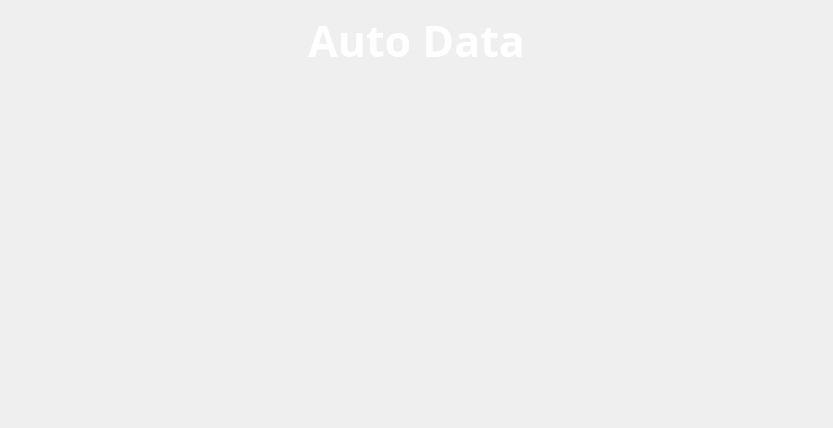
<?xml version="1.0" encoding="UTF-8"?>
<ui version="4.0">
 <class>AutoScouting</class>
 <widget class="QWidget" name="AutoScouting">
  <property name="geometry">
   <rect>
    <x>0</x>
    <y>0</y>
    <width>833</width>
    <height>428</height>
   </rect>
  </property>
  <property name="font">
   <font>
    <family>Noto Sans</family>
    <pointsize>20</pointsize>
   </font>
  </property>
  <property name="windowTitle">
   <string>Form</string>
  </property>
  <layout class="QGridLayout" name="gridLayout">
   <item row="0" column="0" colspan="2">
    <widget class="QLabel" name="label">
     <property name="palette">
      <palette>
       <active>
        <colorrole role="WindowText">
         <brush brushstyle="SolidPattern">
          <color alpha="255">
           <red>255</red>
           <green>255</green>
           <blue>255</blue>
          </color>
         </brush>
        </colorrole>
        <colorrole role="Button">
         <brush brushstyle="SolidPattern">
          <color alpha="255">
           <red>255</red>
           <green>0</green>
           <blue>255</blue>
          </color>
         </brush>
        </colorrole>
        <colorrole role="Light">
         <brush brushstyle="SolidPattern">
          <color alpha="255">
           <red>255</red>
           <green>255</green>
           <blue>255</blue>
          </color>
         </brush>
        </colorrole>
        <colorrole role="Midlight">
         <brush brushstyle="SolidPattern">
          <color alpha="255">
           <red>202</red>
           <green>202</green>
           <blue>202</blue>
          </color>
         </brush>
        </colorrole>
        <colorrole role="Dark">
         <brush brushstyle="SolidPattern">
          <color alpha="255">
           <red>0</red>
           <green>0</green>
           <blue>0</blue>
          </color>
         </brush>
        </colorrole>
        <colorrole role="Mid">
         <brush brushstyle="SolidPattern">
          <color alpha="255">
           <red>255</red>
           <green>255</green>
           <blue>255</blue>
          </color>
         </brush>
        </colorrole>
        <colorrole role="Text">
         <brush brushstyle="SolidPattern">
          <color alpha="255">
           <red>255</red>
           <green>255</green>
           <blue>255</blue>
          </color>
         </brush>
        </colorrole>
        <colorrole role="ButtonText">
         <brush brushstyle="SolidPattern">
          <color alpha="255">
           <red>0</red>
           <green>0</green>
           <blue>0</blue>
          </color>
         </brush>
        </colorrole>
        <colorrole role="Base">
         <brush brushstyle="SolidPattern">
          <color alpha="255">
           <red>0</red>
           <green>0</green>
           <blue>0</blue>
          </color>
         </brush>
        </colorrole>
        <colorrole role="Window">
         <brush brushstyle="SolidPattern">
          <color alpha="255">
           <red>0</red>
           <green>0</green>
           <blue>0</blue>
          </color>
         </brush>
        </colorrole>
        <colorrole role="Shadow">
         <brush brushstyle="SolidPattern">
          <color alpha="255">
           <red>20</red>
           <green>84</green>
           <blue>118</blue>
          </color>
         </brush>
        </colorrole>
        <colorrole role="AlternateBase">
         <brush brushstyle="SolidPattern">
          <color alpha="255">
           <red>20</red>
           <green>20</green>
           <blue>20</blue>
          </color>
         </brush>
        </colorrole>
       </active>
       <inactive>
        <colorrole role="WindowText">
         <brush brushstyle="SolidPattern">
          <color alpha="255">
           <red>255</red>
           <green>255</green>
           <blue>255</blue>
          </color>
         </brush>
        </colorrole>
        <colorrole role="Button">
         <brush brushstyle="SolidPattern">
          <color alpha="255">
           <red>255</red>
           <green>0</green>
           <blue>255</blue>
          </color>
         </brush>
        </colorrole>
        <colorrole role="Light">
         <brush brushstyle="SolidPattern">
          <color alpha="255">
           <red>255</red>
           <green>255</green>
           <blue>255</blue>
          </color>
         </brush>
        </colorrole>
        <colorrole role="Dark">
         <brush brushstyle="SolidPattern">
          <color alpha="255">
           <red>0</red>
           <green>0</green>
           <blue>0</blue>
          </color>
         </brush>
        </colorrole>
        <colorrole role="Text">
         <brush brushstyle="SolidPattern">
          <color alpha="255">
           <red>255</red>
           <green>255</green>
           <blue>255</blue>
          </color>
         </brush>
        </colorrole>
        <colorrole role="ButtonText">
         <brush brushstyle="SolidPattern">
          <color alpha="255">
           <red>0</red>
           <green>0</green>
           <blue>0</blue>
          </color>
         </brush>
        </colorrole>
        <colorrole role="Base">
         <brush brushstyle="SolidPattern">
          <color alpha="255">
           <red>0</red>
           <green>0</green>
           <blue>0</blue>
          </color>
         </brush>
        </colorrole>
        <colorrole role="Window">
         <brush brushstyle="SolidPattern">
          <color alpha="255">
           <red>0</red>
           <green>0</green>
           <blue>0</blue>
          </color>
         </brush>
        </colorrole>
        <colorrole role="Shadow">
         <brush brushstyle="SolidPattern">
          <color alpha="255">
           <red>20</red>
           <green>84</green>
           <blue>118</blue>
          </color>
         </brush>
        </colorrole>
        <colorrole role="AlternateBase">
         <brush brushstyle="SolidPattern">
          <color alpha="255">
           <red>20</red>
           <green>20</green>
           <blue>20</blue>
          </color>
         </brush>
        </colorrole>
       </inactive>
       <disabled>
        <colorrole role="WindowText">
         <brush brushstyle="SolidPattern">
          <color alpha="255">
           <red>0</red>
           <green>0</green>
           <blue>0</blue>
          </color>
         </brush>
        </colorrole>
        <colorrole role="Button">
         <brush brushstyle="SolidPattern">
          <color alpha="255">
           <red>255</red>
           <green>0</green>
           <blue>255</blue>
          </color>
         </brush>
        </colorrole>
        <colorrole role="Light">
         <brush brushstyle="SolidPattern">
          <color alpha="255">
           <red>255</red>
           <green>255</green>
           <blue>255</blue>
          </color>
         </brush>
        </colorrole>
        <colorrole role="Dark">
         <brush brushstyle="SolidPattern">
          <color alpha="255">
           <red>0</red>
           <green>0</green>
           <blue>0</blue>
          </color>
         </brush>
        </colorrole>
        <colorrole role="Text">
         <brush brushstyle="SolidPattern">
          <color alpha="255">
           <red>0</red>
           <green>0</green>
           <blue>0</blue>
          </color>
         </brush>
        </colorrole>
        <colorrole role="ButtonText">
         <brush brushstyle="SolidPattern">
          <color alpha="255">
           <red>0</red>
           <green>0</green>
           <blue>0</blue>
          </color>
         </brush>
        </colorrole>
        <colorrole role="Base">
         <brush brushstyle="SolidPattern">
          <color alpha="255">
           <red>0</red>
           <green>0</green>
           <blue>0</blue>
          </color>
         </brush>
        </colorrole>
        <colorrole role="Window">
         <brush brushstyle="SolidPattern">
          <color alpha="255">
           <red>0</red>
           <green>0</green>
           <blue>0</blue>
          </color>
         </brush>
        </colorrole>
        <colorrole role="Shadow">
         <brush brushstyle="SolidPattern">
          <color alpha="255">
           <red>20</red>
           <green>84</green>
           <blue>118</blue>
          </color>
         </brush>
        </colorrole>
        <colorrole role="AlternateBase">
         <brush brushstyle="SolidPattern">
          <color alpha="255">
           <red>20</red>
           <green>20</green>
           <blue>20</blue>
          </color>
         </brush>
        </colorrole>
       </disabled>
      </palette>
     </property>
     <property name="font">
      <font>
       <family>Noto Sans</family>
       <pointsize>32</pointsize>
       <bold>true</bold>
      </font>
     </property>
     <property name="text">
      <string>Auto Data</string>
     </property>
     <property name="scaledContents">
      <bool>true</bool>
     </property>
     <property name="alignment">
      <set>Qt::AlignmentFlag::AlignHCenter|Qt::AlignmentFlag::AlignTop</set>
     </property>
     <property name="wordWrap">
      <bool>true</bool>
     </property>
    </widget>
   </item>
  </layout>
 </widget>
 <resources/>
 <connections/>
</ui>
